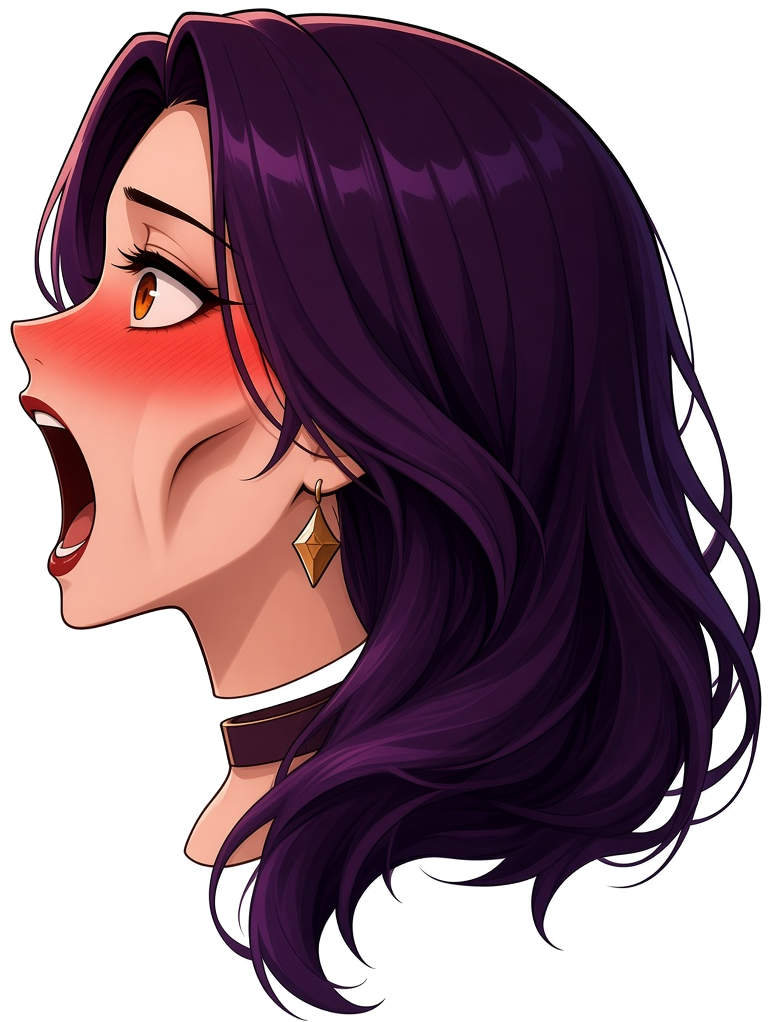
#> input picture assets/transferina-head-open-profile.png, 772 x 1022 px
$ python punch_oral_mouth.py
#> lines starting #> are read from the running program, lines starting #| are printed output that depends on the picture; after the words box and inside, x2 and y2 are one past the last pixel; in counts of white or black regions, pixels touching at a corner belong together
"""Punch transparent mouth cavity in transferina open-profile head PNG."""
from __future__ import annotations

from collections import deque
from pathlib import Path

import numpy as np
from PIL import Image

ROOT = Path(__file__).resolve().parents[1]
SRC = ROOT / "assets" / "transferina-head-open-profile.png"
OUT = ROOT / "assets" / "transferina-head-open-profile-mouth.png"


def main() -> None:
    im = Image.open(SRC).convert("RGBA")
#> im is the input picture: PIL image 772x1022 RGBA; mean R, G, B, A 144.3, 119.8, 130.3, 161.5
    a = np.asarray(im)
    h, w = a.shape[:2]
#> h = 1022; w = 772
    rgb = a[:, :, :3].astype(np.int16)
    y0, y1 = int(h * 0.48), int(h * 0.64)
#> y0 = 490; y1 = 654
    x0, x1 = int(w * 0.04), int(w * 0.28)
#> x0 = 30; x1 = 216
    visited = np.zeros((h, w), dtype=bool)
    hole = np.zeros((h, w), dtype=bool)

    def in_mouth_box(y: int, x: int) -> bool:
        return y0 <= y < y1 and x0 <= x < x1

    def is_cavity(y: int, x: int) -> bool:
        if not in_mouth_box(y, x):
            return False
        if a[y, x, 3] < 40:
            return False
        r, g, b = rgb[y, x]
        lum = 0.299 * r + 0.587 * g + 0.114 * b
        if lum > 108:
            return False
        if r > 210 and g > 155:
            return False
        if max(r, g, b) < 12:
            return False
        return True

    seeds: list[tuple[int, int]] = []
    for y in range(y0, y1):
        for x in range(x0, x1):
            if is_cavity(y, x) and x0 + (x1 - x0) * 0.22 <= x <= x0 + (x1 - x0) * 0.78:
                seeds.append((y, x))
#> this loop made 164 passes
    if not seeds:
        seeds = [(570, 70), (514, 80)]

    for sy, sx in seeds[:48]:
        if visited[sy, sx]:
            continue
        q: deque[tuple[int, int]] = deque([(sy, sx)])
        while q:
            y, x = q.popleft()
            if visited[y, x] or not is_cavity(y, x):
                continue
            visited[y, x] = True
            hole[y, x] = True
            for dy, dx in ((0, 1), (0, -1), (1, 0), (-1, 0)):
                q.append((y + dy, x + dx))
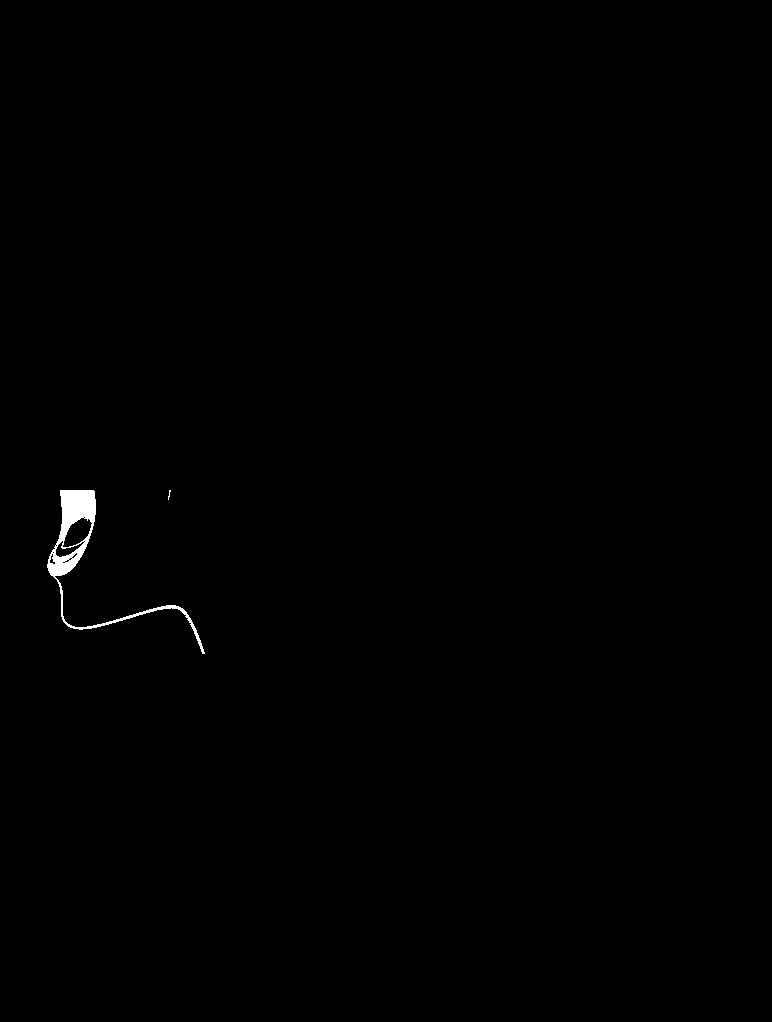
#> hole: shape (1022, 772) bool; 0.33% white; 2 white regions (1 under 20 px), largest, box (x1, y1, x2, y2) and area: (47, 490, 205, 654) 2585

    a2 = a.copy()
    a2[hole, 3] = 0
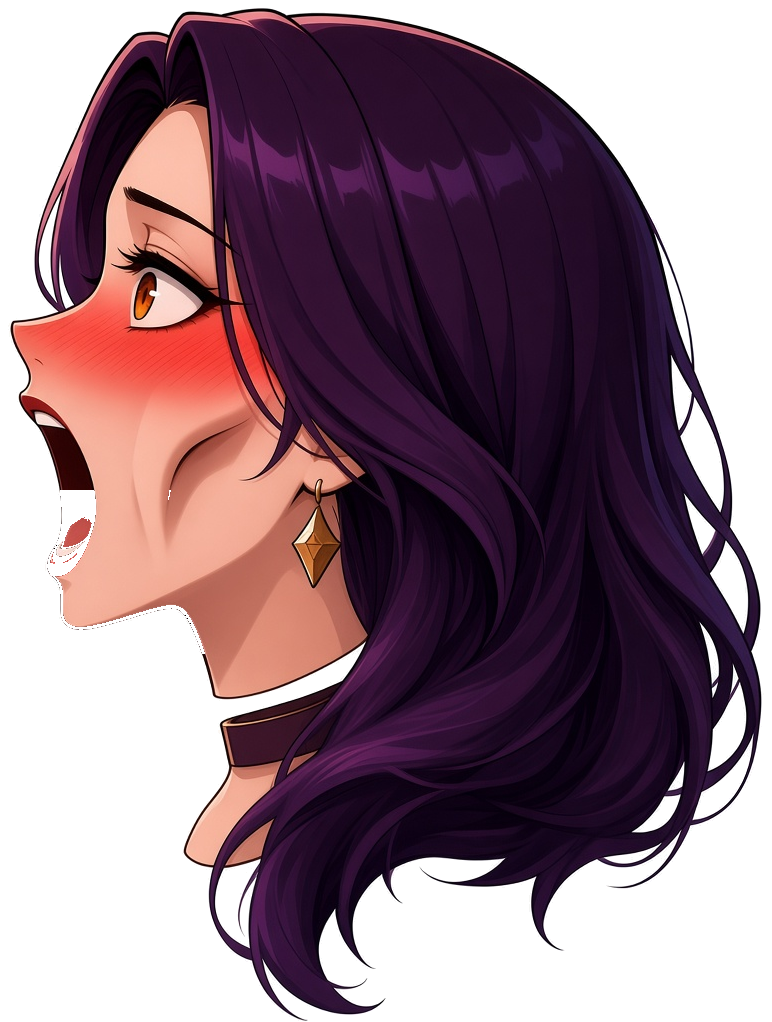
#> a2: shape (1022, 772, 4); 0.33% of pixels changed, all inside (x1, y1, x2, y2) = (47, 490, 205, 654); transparent parts drawn white
    Image.fromarray(a2).save(OUT)
    print(f"hole pixels {int(hole.sum())} -> {OUT}")
#| hole pixels 2598 -> assets/transferina-head-open-profile-mouth.png


if __name__ == "__main__":
    main()
